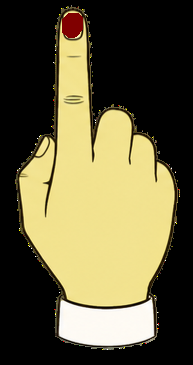
#> input picture src/cued_speech/data/handshapes/handshape_1.png, 193 x 365 px
$ python hand_assets.py data/handshapes
#> lines starting #> are read from the running program, lines starting #| are printed output that depends on the picture; after the words box and inside, x2 and y2 are one past the last pixel; in counts of white or black regions, pixels touching at a corner belong together
#> in write_metadata, image is the input picture: shape (365, 193, 4); mean B, G, R, A 63.2, 94.3, 101.3, 114.4
"""Handshape images: anchor points, marker removal and compositing onto frames.

Each handshape image ``handshape_<n>.png`` (RGBA, transparent background,
fingers pointing up) carries a coloured marker (red or black) on the tip of
the reference finger. Two anchors are needed per image:

- ``target``: the reference fingertip, placed on the vowel position;
- ``wrist``: the middle of the top edge of the cuff, used for the hand size.

Anchors are read from ``handshapes.json`` in the same folder when present,
otherwise detected from the image. Run ``python -m cued_speech.hand_assets
<folder>`` to write that file and a preview image to check the anchors.
"""

from __future__ import annotations

import json
import logging
import os
import sys
from typing import Dict, Optional, Tuple

import cv2
import numpy as np

logger = logging.getLogger(__name__)

SHAPES = range(1, 9)
METADATA_FILE = "handshapes.json"

# Wrist -> middle-finger knuckle distance over wrist -> reference fingertip
# distance, for an average hand (Auto-CS default hand: 71 / 172).
KNUCKLE_TO_TIP_RATIO = 71.0 / 172.0


def _largest_component(mask: np.ndarray) -> Optional[np.ndarray]:
    n, labels, stats, _ = cv2.connectedComponentsWithStats(mask.astype(np.uint8))
    if n <= 1:
        return None
    k = 1 + int(np.argmax(stats[1:, cv2.CC_STAT_AREA]))
    return labels == k


def _marker_mask(image: np.ndarray) -> np.ndarray:
    """Pixels of the red or black fingertip marker."""
    if image.ndim != 3 or image.shape[2] != 4:
        raise ValueError("Handshape images must be RGBA PNGs with a transparent background")
    hsv = cv2.cvtColor(image[:, :, :3], cv2.COLOR_BGR2HSV)
#> hsv: shape (365, 193, 3); mean H, S, V 10.9, 48.3, 101.3
    hue, sat, val = cv2.split(hsv)
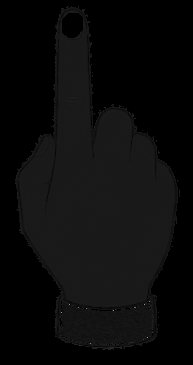
#> hue: shape (365, 193); min 0, max 150, mean 10.9
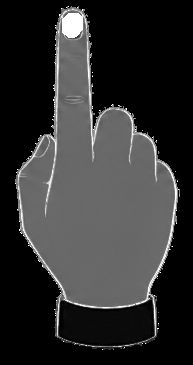
#> sat: shape (365, 193); min 0, max 255, mean 48.3
    opaque = image[:, :, 3] > 200
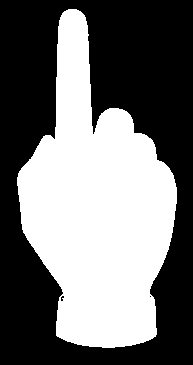
#> opaque: shape (365, 193) bool; 44.4% white; 1 white region, box (x1, y1, x2, y2) and area: (17, 9, 177, 348) 31284
    red = opaque & ((hue < 10) | (hue > 170)) & (sat > 120) & (val > 50)
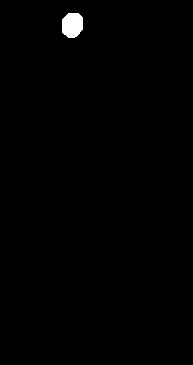
#> red: shape (365, 193) bool; 0.63% white; 1 white region, box (x1, y1, x2, y2) and area: (62, 13, 83, 38) 444
    if red.sum() > 20:
        marker = _largest_component(red)
#> in _largest_component, `n, labels, stats, _ = cv2.connectedComponentsWithStats(mask.astype(np...`: n = 2; stats = [[0, 0, 193, 365, 70001], [62, 13, 21, 25, 444]]
#> in _largest_component, `k = 1 + int(np.argmax(stats[1:, cv2.CC_STAT_AREA]))`: k = 1
    else:
        # Black marker: keep thick dark blobs, drop the thin outline strokes.
        dark = (opaque & (val < 60)).astype(np.uint8)
        dark = cv2.morphologyEx(dark, cv2.MORPH_OPEN, np.ones((5, 5), np.uint8))
        marker = _largest_component(dark)
    if marker is None:
        raise ValueError("No red or black fingertip marker found")
    return marker


def detect_anchors(image: np.ndarray) -> Dict:
    """Find the fingertip marker and the wrist in a BGRA handshape image."""
    ys, xs = np.nonzero(_marker_mask(image))
#> ys = 444 values from 13 to 37; xs = 444 values, max 82 at index 74, min 62 at index 95, mean 71.95
    target = [float(xs.mean()), float(ys.mean())]
#> target = [71.95, 24.6]

    hsv = cv2.cvtColor(image[:, :, :3], cv2.COLOR_BGR2HSV)
    sat, val = hsv[:, :, 1], hsv[:, :, 2]
    cuff = _largest_component((image[:, :, 3] > 200) & (sat < 40) & (val > 200))
#> in _largest_component (call 2), `n, labels, stats, _ = cv2.connectedComponentsWithStats(mask.astype(np...`:
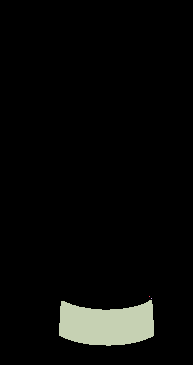
#> labels: shape (365, 193) int32; 4 distinct labels, from 0 to 3; one colour per label, 0 black
#> in _largest_component (call 2), `n, labels, stats, _ = cv2.connectedComponentsWithStats(mask.astype(np...`: n = 4; stats = [[0, 0, 193, 365, 67044], [149, 296, 1, 1, 1], [151, 298, 1, 1, 1], [59, 300, 95, 46, 3399]]
#> in _largest_component (call 2), `k = 1 + int(np.argmax(stats[1:, cv2.CC_STAT_AREA]))`: k = 3
#> in _largest_component (call 2), `return labels == k`:
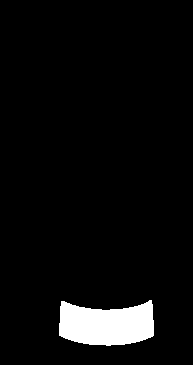
#> returned value: shape (365, 193) bool; 4.8% white; 1 white region, box (x1, y1, x2, y2) and area: (59, 300, 154, 346) 3399
    if cuff is None:
        raise ValueError("No white cuff found to locate the wrist")
    ys, xs = np.nonzero(cuff)
#> ys = 3399 values from 300 to 345; xs = 3399 values, max 153 at index 1349, min 59 at index 1538, mean 106.2
    tops = [ys[xs == x].min() for x in np.unique(xs)]
#> tops = 95 values, max 323 at index 0, min 300 at index 90, mean 306.8
    wrist = [float(xs.mean()), float(np.median(tops))]
#> wrist = [106.2, 307]
    return {"target": target, "wrist": wrist}


# [11 lines left out: function _remove_marker, not called in this run]


class HandShape:
    # [10 lines left out: function __init__, not called in this run]


class HandShapeSet:
    """The eight handshapes, ready to be composited onto video frames."""

    # [24 lines left out: functions __init__, load, not called in this run]

    def scale_for_face(self, face_height: float, ratio: float) -> float:
        return ratio * face_height / self.knuckle_length

    # [41 lines left out: function composite, not called in this run]


def write_metadata(folder: str) -> str:
    """Detect anchors for every handshape, write handshapes.json and a preview image."""
    meta, tiles = {}, []
    for n in SHAPES:
        image = cv2.imread(os.path.join(folder, f"handshape_{n}.png"), cv2.IMREAD_UNCHANGED)
        anchors = detect_anchors(image)
#> anchors = {'target': [71.95, 24.6], 'wrist': [106.2, 307]}
        meta[str(n)] = anchors
        alpha = image[:, :, 3:4] / 255.0
        tile = (image[:, :, :3] * alpha + 200 * (1 - alpha)).astype(np.uint8)
        for key, colour in (("target", (255, 0, 255)), ("wrist", (255, 128, 0))):
            p = tuple(int(round(v)) for v in anchors[key])
            cv2.circle(tile, p, 6, colour, 2)
#> this loop made 2 passes
#> p on passes 1 to 2: (72, 25), (106, 307)
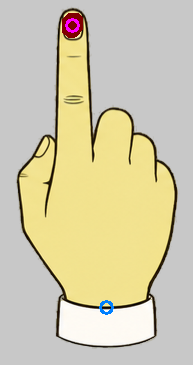
#> tile: shape (365, 193, 3); mean B, G, R 173.1, 202.8, 209.6
        cv2.putText(tile, str(n), (5, 25), cv2.FONT_HERSHEY_SIMPLEX, 0.8, (0, 0, 0), 2)
#> tile: shape (365, 193, 3); 0.1% of pixels changed, all inside (x1, y1, x2, y2) = (9, 7, 16, 27)
        tiles.append(tile)
#> pass 2 of the loop in write_metadata, `for n in SHAPES:`:
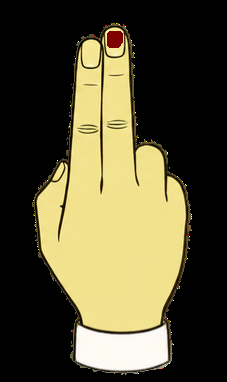
#> input picture src/cued_speech/data/handshapes/handshape_2.png, 227 x 382 px
#> in write_metadata, image is the input picture: shape (382, 227, 4); mean B, G, R, A 54.4, 81.9, 87.7, 99.2
#> hsv: shape (382, 227, 3); mean H, S, V 9.6, 42.1, 87.7
#> hue: shape (382, 227)
#> sat: shape (382, 227)
#> val: shape (382, 227)
#> in _marker_mask (call 2), `opaque = image[:, :, 3] > 200`:
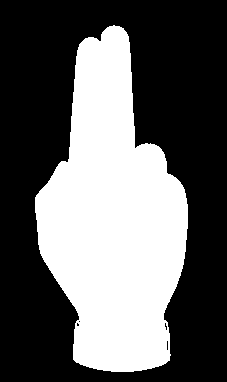
#> opaque: shape (382, 227) bool; 38.5% white; 1 white region, box (x1, y1, x2, y2) and area: (35, 25, 188, 372) 33386
#> red: shape (382, 227) bool; 0.29% white; 1 white region, box (x1, y1, x2, y2) and area: (107, 31, 123, 48) 251
#> labels: shape (382, 227) int32; values 0 (black) and 1 (white), 3.7% white; 1 white region, box (x1, y1, x2, y2) and area: (76, 326, 168, 370) 3236
#> anchors = {'target': [114.3, 38.78], 'wrist': [121.3, 333]}
#> alpha: shape (382, 227, 1) float64
#> the loop in write_metadata, `for key, colour in (("target", (255, 0, 255)), ("wrist", (255, 128, 0)..` made 2 passes
#> p on passes 1 to 2: (114, 39), (121, 333)
#> in write_metadata, `cv2.putText(tile, str(n), (5, 25), cv2.FONT_HERSHEY_SIMPLEX, 0.8, (0, ..`:
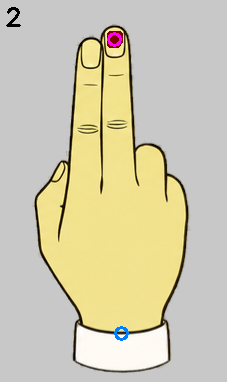
#> tile: shape (382, 227, 3); mean B, G, R 175.9, 202.3, 208
    h = max(t.shape[0] for t in tiles)
    preview = np.hstack([cv2.copyMakeBorder(t, 0, h - t.shape[0], 0, 4, cv2.BORDER_CONSTANT,
                                            value=(255, 255, 255)) for t in tiles])
    cv2.imwrite(os.path.join(folder, "handshapes_preview.png"), preview)
    path = os.path.join(folder, METADATA_FILE)
    with open(path, "w") as f:
        json.dump(meta, f, indent=2)
    return path


if __name__ == "__main__":
    default = os.path.join(os.path.dirname(__file__), "data", "handshapes")
    folder = sys.argv[1] if len(sys.argv) > 1 else default
#> (the run stopped early here; a loop or call above may not have finished)
